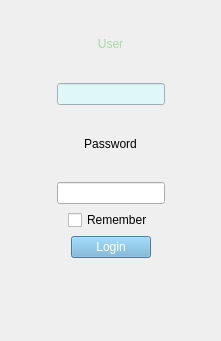
   <widget class="QWidget" name="verticalLayoutWidget">
    <property name="geometry">
     <rect>
      <x>39</x>
      <y>30</y>
      <width>221</width>
      <height>341</height>
     </rect>
    </property>
    <layout class="QVBoxLayout" name="verticalLayout">
     <item>
      <widget class="QLabel" name="label_user">
       <property name="palette">
        <palette>
         <active>
          <colorrole role="WindowText">
           <brush brushstyle="SolidPattern">
            <color alpha="255">
             <red>168</red>
             <green>216</green>
             <blue>168</blue>
            </color>
           </brush>
          </colorrole>
          <colorrole role="Button">
           <brush brushstyle="SolidPattern">
            <color alpha="255">
             <red>79</red>
             <green>127</green>
             <blue>143</blue>
            </color>
           </brush>
          </colorrole>
          <colorrole role="Text">
           <brush brushstyle="SolidPattern">
            <color alpha="255">
             <red>168</red>
             <green>216</green>
             <blue>168</blue>
            </color>
           </brush>
          </colorrole>
          <colorrole role="ButtonText">
           <brush brushstyle="SolidPattern">
            <color alpha="255">
             <red>168</red>
             <green>216</green>
             <blue>168</blue>
            </color>
           </brush>
          </colorrole>
          <colorrole role="Base">
           <brush brushstyle="SolidPattern">
            <color alpha="255">
             <red>79</red>
             <green>127</green>
             <blue>143</blue>
            </color>
           </brush>
          </colorrole>
          <colorrole role="Window">
           <brush brushstyle="SolidPattern">
            <color alpha="255">
             <red>79</red>
             <green>127</green>
             <blue>143</blue>
            </color>
           </brush>
          </colorrole>
         </active>
         <inactive>
          <colorrole role="WindowText">
           <brush brushstyle="SolidPattern">
            <color alpha="255">
             <red>168</red>
             <green>216</green>
             <blue>168</blue>
            </color>
           </brush>
          </colorrole>
          <colorrole role="Button">
           <brush brushstyle="SolidPattern">
            <color alpha="255">
             <red>79</red>
             <green>127</green>
             <blue>143</blue>
            </color>
           </brush>
          </colorrole>
          <colorrole role="Text">
           <brush brushstyle="SolidPattern">
            <color alpha="255">
             <red>168</red>
             <green>216</green>
             <blue>168</blue>
            </color>
           </brush>
          </colorrole>
          <colorrole role="ButtonText">
           <brush brushstyle="SolidPattern">
            <color alpha="255">
             <red>168</red>
             <green>216</green>
             <blue>168</blue>
            </color>
           </brush>
          </colorrole>
          <colorrole role="Base">
           <brush brushstyle="SolidPattern">
            <color alpha="255">
             <red>79</red>
             <green>127</green>
             <blue>143</blue>
            </color>
           </brush>
          </colorrole>
          <colorrole role="Window">
           <brush brushstyle="SolidPattern">
            <color alpha="255">
             <red>79</red>
             <green>127</green>
             <blue>143</blue>
            </color>
           </brush>
          </colorrole>
         </inactive>
         <disabled>
          <colorrole role="WindowText">
           <brush brushstyle="SolidPattern">
            <color alpha="255">
             <red>168</red>
             <green>216</green>
             <blue>168</blue>
            </color>
           </brush>
          </colorrole>
          <colorrole role="Button">
           <brush brushstyle="SolidPattern">
            <color alpha="255">
             <red>79</red>
             <green>127</green>
             <blue>143</blue>
            </color>
           </brush>
          </colorrole>
          <colorrole role="Text">
           <brush brushstyle="SolidPattern">
            <color alpha="255">
             <red>168</red>
             <green>216</green>
             <blue>168</blue>
            </color>
           </brush>
          </colorrole>
          <colorrole role="ButtonText">
           <brush brushstyle="SolidPattern">
            <color alpha="255">
             <red>168</red>
             <green>216</green>
             <blue>168</blue>
            </color>
           </brush>
          </colorrole>
          <colorrole role="Base">
           <brush brushstyle="SolidPattern">
            <color alpha="255">
             <red>79</red>
             <green>127</green>
             <blue>143</blue>
            </color>
           </brush>
          </colorrole>
          <colorrole role="Window">
           <brush brushstyle="SolidPattern">
            <color alpha="255">
             <red>79</red>
             <green>127</green>
             <blue>143</blue>
            </color>
           </brush>
          </colorrole>
         </disabled>
        </palette>
       </property>
       <property name="text">
        <string>User</string>
       </property>
       <property name="alignment">
        <set>Qt::AlignCenter</set>
       </property>
      </widget>
     </item>
     <item>
      <layout class="QHBoxLayout" name="horizontalLayout_3">
       <item>
        <spacer name="horizontalSpacer_5">
         <property name="orientation">
          <enum>Qt::Horizontal</enum>
         </property>
         <property name="sizeHint" stdset="0">
          <size>
           <width>40</width>
           <height>20</height>
          </size>
         </property>
        </spacer>
       </item>
       <item>
        <widget class="QLineEdit" name="entry_user">
         <property name="palette">
          <palette>
           <active>
            <colorrole role="WindowText">
             <brush brushstyle="SolidPattern">
              <color alpha="255">
               <red>51</red>
               <green>51</green>
               <blue>51</blue>
              </color>
             </brush>
            </colorrole>
            <colorrole role="Button">
             <brush brushstyle="SolidPattern">
              <color alpha="255">
               <red>224</red>
               <green>247</green>
               <blue>250</blue>
              </color>
             </brush>
            </colorrole>
            <colorrole role="Text">
             <brush brushstyle="SolidPattern">
              <color alpha="255">
               <red>51</red>
               <green>51</green>
               <blue>51</blue>
              </color>
             </brush>
            </colorrole>
            <colorrole role="ButtonText">
             <brush brushstyle="SolidPattern">
              <color alpha="255">
               <red>51</red>
               <green>51</green>
               <blue>51</blue>
              </color>
             </brush>
            </colorrole>
            <colorrole role="Base">
             <brush brushstyle="SolidPattern">
              <color alpha="255">
               <red>224</red>
               <green>247</green>
               <blue>250</blue>
              </color>
             </brush>
            </colorrole>
            <colorrole role="Window">
             <brush brushstyle="SolidPattern">
              <color alpha="255">
               <red>224</red>
               <green>247</green>
               <blue>250</blue>
              </color>
             </brush>
            </colorrole>
            <colorrole role="ToolTipBase">
             <brush brushstyle="SolidPattern">
              <color alpha="255">
               <red>255</red>
               <green>255</green>
               <blue>255</blue>
              </color>
             </brush>
            </colorrole>
           </active>
           <inactive>
            <colorrole role="WindowText">
             <brush brushstyle="SolidPattern">
              <color alpha="255">
               <red>51</red>
               <green>51</green>
               <blue>51</blue>
              </color>
             </brush>
            </colorrole>
            <colorrole role="Button">
             <brush brushstyle="SolidPattern">
              <color alpha="255">
               <red>224</red>
               <green>247</green>
               <blue>250</blue>
              </color>
             </brush>
            </colorrole>
            <colorrole role="Text">
             <brush brushstyle="SolidPattern">
              <color alpha="255">
               <red>51</red>
               <green>51</green>
               <blue>51</blue>
              </color>
             </brush>
            </colorrole>
            <colorrole role="ButtonText">
             <brush brushstyle="SolidPattern">
              <color alpha="255">
               <red>51</red>
               <green>51</green>
               <blue>51</blue>
              </color>
             </brush>
            </colorrole>
            <colorrole role="Base">
             <brush brushstyle="SolidPattern">
              <color alpha="255">
               <red>224</red>
               <green>247</green>
               <blue>250</blue>
              </color>
             </brush>
            </colorrole>
            <colorrole role="Window">
             <brush brushstyle="SolidPattern">
              <color alpha="255">
               <red>224</red>
               <green>247</green>
               <blue>250</blue>
              </color>
             </brush>
            </colorrole>
            <colorrole role="ToolTipBase">
             <brush brushstyle="SolidPattern">
              <color alpha="255">
               <red>255</red>
               <green>255</green>
               <blue>255</blue>
              </color>
             </brush>
            </colorrole>
           </inactive>
           <disabled>
            <colorrole role="WindowText">
             <brush brushstyle="SolidPattern">
              <color alpha="255">
               <red>51</red>
               <green>51</green>
               <blue>51</blue>
              </color>
             </brush>
            </colorrole>
            <colorrole role="Button">
             <brush brushstyle="SolidPattern">
              <color alpha="255">
               <red>224</red>
               <green>247</green>
               <blue>250</blue>
              </color>
             </brush>
            </colorrole>
            <colorrole role="Text">
             <brush brushstyle="SolidPattern">
              <color alpha="255">
               <red>51</red>
               <green>51</green>
               <blue>51</blue>
              </color>
             </brush>
            </colorrole>
            <colorrole role="ButtonText">
             <brush brushstyle="SolidPattern">
              <color alpha="255">
               <red>51</red>
               <green>51</green>
               <blue>51</blue>
              </color>
             </brush>
            </colorrole>
            <colorrole role="Base">
             <brush brushstyle="SolidPattern">
              <color alpha="255">
               <red>224</red>
               <green>247</green>
               <blue>250</blue>
              </color>
             </brush>
            </colorrole>
            <colorrole role="Window">
             <brush brushstyle="SolidPattern">
              <color alpha="255">
               <red>224</red>
               <green>247</green>
               <blue>250</blue>
              </color>
             </brush>
            </colorrole>
            <colorrole role="ToolTipBase">
             <brush brushstyle="SolidPattern">
              <color alpha="255">
               <red>255</red>
               <green>255</green>
               <blue>255</blue>
              </color>
             </brush>
            </colorrole>
           </disabled>
          </palette>
         </property>
         <property name="alignment">
          <set>Qt::AlignCenter</set>
         </property>
        </widget>
       </item>
       <item>
        <spacer name="horizontalSpacer_6">
         <property name="orientation">
          <enum>Qt::Horizontal</enum>
         </property>
         <property name="sizeHint" stdset="0">
          <size>
           <width>40</width>
           <height>20</height>
          </size>
         </property>
        </spacer>
       </item>
      </layout>
     </item>
     <item>
      <widget class="QLabel" name="label_password">
       <property name="text">
        <string>Password</string>
       </property>
       <property name="alignment">
        <set>Qt::AlignCenter</set>
       </property>
      </widget>
     </item>
     <item>
      <layout class="QHBoxLayout" name="horizontalLayout_4">
       <item>
        <spacer name="horizontalSpacer_7">
         <property name="orientation">
          <enum>Qt::Horizontal</enum>
         </property>
         <property name="sizeHint" stdset="0">
          <size>
           <width>40</width>
           <height>20</height>
          </size>
         </property>
        </spacer>
       </item>
       <item>
        <widget class="QLineEdit" name="entry_password">
         <property name="echoMode">
          <enum>QLineEdit::Password</enum>
         </property>
         <property name="alignment">
          <set>Qt::AlignCenter</set>
         </property>
        </widget>
       </item>
       <item>
        <spacer name="horizontalSpacer_8">
         <property name="orientation">
          <enum>Qt::Horizontal</enum>
         </property>
         <property name="sizeHint" stdset="0">
          <size>
           <width>40</width>
           <height>20</height>
          </size>
         </property>
        </spacer>
       </item>
      </layout>
     </item>
     <item>
      <layout class="QHBoxLayout" name="horizontalLayout">
       <property name="spacing">
        <number>3</number>
       </property>
       <item>
        <spacer name="horizontalSpacer">
         <property name="orientation">
          <enum>Qt::Horizontal</enum>
         </property>
         <property name="sizeHint" stdset="0">
          <size>
           <width>40</width>
           <height>20</height>
          </size>
         </property>
        </spacer>
       </item>
       <item>
        <widget class="QCheckBox" name="checkBox_remember">
         <property name="enabled">
          <bool>true</bool>
         </property>
         <property name="sizePolicy">
          <sizepolicy hsizetype="Minimum" vsizetype="Fixed">
           <horstretch>0</horstretch>
           <verstretch>0</verstretch>
          </sizepolicy>
         </property>
         <property name="layoutDirection">
          <enum>Qt::LeftToRight</enum>
         </property>
         <property name="text">
          <string>Remember</string>
         </property>
        </widget>
       </item>
       <item>
        <spacer name="horizontalSpacer_2">
         <property name="orientation">
          <enum>Qt::Horizontal</enum>
         </property>
         <property name="sizeHint" stdset="0">
          <size>
           <width>40</width>
           <height>20</height>
          </size>
         </property>
        </spacer>
       </item>
      </layout>
     </item>
     <item>
      <layout class="QHBoxLayout" name="horizontalLayout_2">
       <item>
        <spacer name="horizontalSpacer_3">
         <property name="orientation">
          <enum>Qt::Horizontal</enum>
         </property>
         <property name="sizeHint" stdset="0">
          <size>
           <width>40</width>
           <height>20</height>
          </size>
         </property>
        </spacer>
       </item>
       <item>
        <widget class="QPushButton" name="button_login">
         <property name="palette">
          <palette>
           <active>
            <colorrole role="WindowText">
             <brush brushstyle="SolidPattern">
              <color alpha="255">
               <red>255</red>
               <green>255</green>
               <blue>255</blue>
              </color>
             </brush>
            </colorrole>
            <colorrole role="Button">
             <brush brushstyle="SolidPattern">
              <color alpha="255">
               <red>107</red>
               <green>174</green>
               <blue>214</blue>
              </color>
             </brush>
            </colorrole>
            <colorrole role="Light">
             <brush brushstyle="SolidPattern">
              <color alpha="255">
               <red>255</red>
               <green>255</green>
               <blue>255</blue>
              </color>
             </brush>
            </colorrole>
            <colorrole role="Midlight">
             <brush brushstyle="SolidPattern">
              <color alpha="255">
               <red>212</red>
               <green>255</green>
               <blue>255</blue>
              </color>
             </brush>
            </colorrole>
            <colorrole role="Dark">
             <brush brushstyle="SolidPattern">
              <color alpha="255">
               <red>85</red>
               <green>127</green>
               <blue>127</blue>
              </color>
             </brush>
            </colorrole>
            <colorrole role="Mid">
             <brush brushstyle="SolidPattern">
              <color alpha="255">
               <red>113</red>
               <green>170</green>
               <blue>170</blue>
              </color>
             </brush>
            </colorrole>
            <colorrole role="Text">
             <brush brushstyle="SolidPattern">
              <color alpha="255">
               <red>255</red>
               <green>255</green>
               <blue>255</blue>
              </color>
             </brush>
            </colorrole>
            <colorrole role="BrightText">
             <brush brushstyle="SolidPattern">
              <color alpha="255">
               <red>255</red>
               <green>255</green>
               <blue>255</blue>
              </color>
             </brush>
            </colorrole>
            <colorrole role="ButtonText">
             <brush brushstyle="SolidPattern">
              <color alpha="255">
               <red>255</red>
               <green>255</green>
               <blue>255</blue>
              </color>
             </brush>
            </colorrole>
            <colorrole role="Base">
             <brush brushstyle="SolidPattern">
              <color alpha="255">
               <red>107</red>
               <green>174</green>
               <blue>214</blue>
              </color>
             </brush>
            </colorrole>
            <colorrole role="Window">
             <brush brushstyle="SolidPattern">
              <color alpha="255">
               <red>107</red>
               <green>174</green>
               <blue>214</blue>
              </color>
             </brush>
            </colorrole>
            <colorrole role="Shadow">
             <brush brushstyle="SolidPattern">
              <color alpha="255">
               <red>0</red>
               <green>0</green>
               <blue>0</blue>
              </color>
             </brush>
            </colorrole>
            <colorrole role="AlternateBase">
             <brush brushstyle="SolidPattern">
              <color alpha="255">
               <red>212</red>
               <green>255</green>
               <blue>255</blue>
              </color>
             </brush>
            </colorrole>
            <colorrole role="ToolTipBase">
             <brush brushstyle="SolidPattern">
              <color alpha="255">
               <red>255</red>
               <green>255</green>
               <blue>220</blue>
              </color>
             </brush>
            </colorrole>
            <colorrole role="ToolTipText">
             <brush brushstyle="SolidPattern">
              <color alpha="255">
               <red>0</red>
               <green>0</green>
               <blue>0</blue>
              </color>
             </brush>
            </colorrole>
           </active>
           <inactive>
            <colorrole role="WindowText">
             <brush brushstyle="SolidPattern">
              <color alpha="255">
               <red>255</red>
               <green>255</green>
               <blue>255</blue>
              </color>
             </brush>
            </colorrole>
            <colorrole role="Button">
             <brush brushstyle="SolidPattern">
              <color alpha="255">
               <red>107</red>
               <green>174</green>
               <blue>214</blue>
              </color>
             </brush>
            </colorrole>
            <colorrole role="Light">
             <brush brushstyle="SolidPattern">
              <color alpha="255">
               <red>255</red>
               <green>255</green>
               <blue>255</blue>
              </color>
             </brush>
            </colorrole>
            <colorrole role="Midlight">
             <brush brushstyle="SolidPattern">
              <color alpha="255">
               <red>212</red>
               <green>255</green>
               <blue>255</blue>
              </color>
             </brush>
            </colorrole>
            <colorrole role="Dark">
             <brush brushstyle="SolidPattern">
              <color alpha="255">
               <red>85</red>
               <green>127</green>
               <blue>127</blue>
              </color>
             </brush>
            </colorrole>
            <colorrole role="Mid">
             <brush brushstyle="SolidPattern">
              <color alpha="255">
               <red>113</red>
               <green>170</green>
               <blue>170</blue>
              </color>
             </brush>
            </colorrole>
            <colorrole role="Text">
             <brush brushstyle="SolidPattern">
              <color alpha="255">
               <red>255</red>
               <green>255</green>
               <blue>255</blue>
              </color>
             </brush>
            </colorrole>
            <colorrole role="BrightText">
             <brush brushstyle="SolidPattern">
              <color alpha="255">
               <red>255</red>
               <green>255</green>
               <blue>255</blue>
              </color>
             </brush>
            </colorrole>
            <colorrole role="ButtonText">
             <brush brushstyle="SolidPattern">
              <color alpha="255">
               <red>255</red>
               <green>255</green>
               <blue>255</blue>
              </color>
             </brush>
            </colorrole>
            <colorrole role="Base">
             <brush brushstyle="SolidPattern">
              <color alpha="255">
               <red>107</red>
               <green>174</green>
               <blue>214</blue>
              </color>
             </brush>
            </colorrole>
            <colorrole role="Window">
             <brush brushstyle="SolidPattern">
              <color alpha="255">
               <red>107</red>
               <green>174</green>
               <blue>214</blue>
              </color>
             </brush>
            </colorrole>
            <colorrole role="Shadow">
             <brush brushstyle="SolidPattern">
              <color alpha="255">
               <red>0</red>
               <green>0</green>
               <blue>0</blue>
              </color>
             </brush>
            </colorrole>
            <colorrole role="AlternateBase">
             <brush brushstyle="SolidPattern">
              <color alpha="255">
               <red>212</red>
               <green>255</green>
               <blue>255</blue>
              </color>
             </brush>
            </colorrole>
            <colorrole role="ToolTipBase">
             <brush brushstyle="SolidPattern">
              <color alpha="255">
               <red>255</red>
               <green>255</green>
               <blue>220</blue>
              </color>
             </brush>
            </colorrole>
            <colorrole role="ToolTipText">
             <brush brushstyle="SolidPattern">
              <color alpha="255">
               <red>0</red>
               <green>0</green>
               <blue>0</blue>
              </color>
             </brush>
            </colorrole>
           </inactive>
           <disabled>
            <colorrole role="WindowText">
             <brush brushstyle="SolidPattern">
              <color alpha="255">
               <red>255</red>
               <green>255</green>
               <blue>255</blue>
              </color>
             </brush>
            </colorrole>
            <colorrole role="Button">
             <brush brushstyle="SolidPattern">
              <color alpha="255">
               <red>107</red>
               <green>174</green>
               <blue>214</blue>
              </color>
             </brush>
            </colorrole>
            <colorrole role="Light">
             <brush brushstyle="SolidPattern">
              <color alpha="255">
               <red>255</red>
               <green>255</green>
               <blue>255</blue>
              </color>
             </brush>
            </colorrole>
            <colorrole role="Midlight">
             <brush brushstyle="SolidPattern">
              <color alpha="255">
               <red>212</red>
               <green>255</green>
               <blue>255</blue>
              </color>
             </brush>
            </colorrole>
            <colorrole role="Dark">
             <brush brushstyle="SolidPattern">
              <color alpha="255">
               <red>85</red>
               <green>127</green>
               <blue>127</blue>
              </color>
             </brush>
            </colorrole>
            <colorrole role="Mid">
             <brush brushstyle="SolidPattern">
              <color alpha="255">
               <red>113</red>
               <green>170</green>
               <blue>170</blue>
              </color>
             </brush>
            </colorrole>
            <colorrole role="Text">
             <brush brushstyle="SolidPattern">
              <color alpha="255">
               <red>255</red>
               <green>255</green>
               <blue>255</blue>
              </color>
             </brush>
            </colorrole>
            <colorrole role="BrightText">
             <brush brushstyle="SolidPattern">
              <color alpha="255">
               <red>255</red>
               <green>255</green>
               <blue>255</blue>
              </color>
             </brush>
            </colorrole>
            <colorrole role="ButtonText">
             <brush brushstyle="SolidPattern">
              <color alpha="255">
               <red>255</red>
               <green>255</green>
               <blue>255</blue>
              </color>
             </brush>
            </colorrole>
            <colorrole role="Base">
             <brush brushstyle="SolidPattern">
              <color alpha="255">
               <red>107</red>
               <green>174</green>
               <blue>214</blue>
              </color>
             </brush>
            </colorrole>
            <colorrole role="Window">
             <brush brushstyle="SolidPattern">
              <color alpha="255">
               <red>107</red>
               <green>174</green>
               <blue>214</blue>
              </color>
             </brush>
            </colorrole>
            <colorrole role="Shadow">
             <brush brushstyle="SolidPattern">
              <color alpha="255">
               <red>0</red>
               <green>0</green>
               <blue>0</blue>
              </color>
             </brush>
            </colorrole>
            <colorrole role="AlternateBase">
             <brush brushstyle="SolidPattern">
              <color alpha="255">
               <red>170</red>
               <green>255</green>
               <blue>255</blue>
              </color>
             </brush>
            </colorrole>
            <colorrole role="ToolTipBase">
             <brush brushstyle="SolidPattern">
              <color alpha="255">
               <red>255</red>
               <green>255</green>
               <blue>220</blue>
              </color>
             </brush>
            </colorrole>
            <colorrole role="ToolTipText">
             <brush brushstyle="SolidPattern">
              <color alpha="255">
               <red>0</red>
               <green>0</green>
               <blue>0</blue>
              </color>
             </brush>
            </colorrole>
           </disabled>
          </palette>
         </property>
         <property name="text">
          <string>Login</string>
         </property>
        </widget>
       </item>
       <item>
        <spacer name="horizontalSpacer_4">
         <property name="orientation">
          <enum>Qt::Horizontal</enum>
         </property>
         <property name="sizeHint" stdset="0">
          <size>
           <width>40</width>
           <height>20</height>
          </size>
         </property>
        </spacer>
       </item>
      </layout>
     </item>
     <item>
      <widget class="QLabel" name="label_result">
       <property name="text">
        <string/>
       </property>
       <property name="alignment">
        <set>Qt::AlignCenter</set>
       </property>
      </widget>
     </item>
    </layout>
   </widget>
